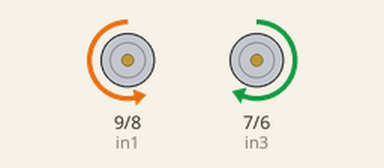
This sketch was run on a simulated Arduino Uno, built with avr-gcc and run on an emulated ATmega328P. Parts: motor-driver pin pairs drawn as motors (green arrow = first pin HIGH = forward, orange = second pin HIGH = backward, longer = more drive, scaled by the enable pin).

Above: at 3.1 s.
At 6.5 s:
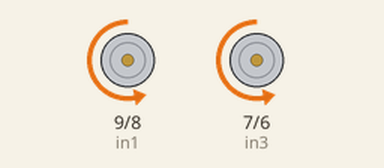
At 10.9 s:
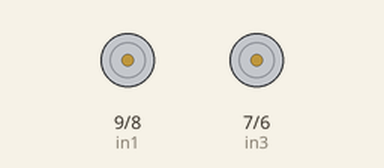
Timing chart, 0 to 12.4 s (numbered marks = the images above):
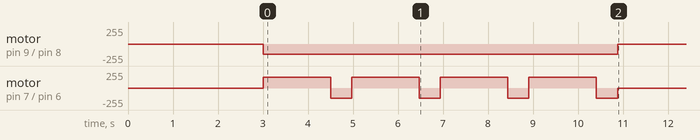

The sketch:

Ashla_Robot.ino
```cpp
//make a 2´ by 2´ square by moving the robot
int enA = 10;
int enB = 5;
int in1 = 9;
int in2 = 8;
int in3 = 7;
int in4 = 6;
int speed1 = 150;
int speed2 = 160;
int straight=1500;
int turn=470;

void setup() {

  pinMode(enA, OUTPUT);
  pinMode(enB, OUTPUT);
  pinMode(in1, OUTPUT);
  pinMode(in2, OUTPUT);
  pinMode(in3, OUTPUT);
  pinMode(in4, OUTPUT);


  //move forward
  delay(3000);
  analogWrite(enA, speed1);
  digitalWrite(in1, LOW);
  digitalWrite(in2, HIGH);
  analogWrite(enB, speed2);
  digitalWrite(in3, HIGH);
  digitalWrite(in4, LOW);
  delay(straight);

  //turn
  analogWrite(enA, 150);
  digitalWrite(in1, LOW);
  digitalWrite(in2, HIGH);
  analogWrite(enB, 150);
  digitalWrite(in3, LOW);
  digitalWrite(in4, HIGH);
  delay(turn);

  //move forward
  analogWrite(enA, speed1);
  digitalWrite(in1, LOW);
  digitalWrite(in2, HIGH);
  analogWrite(enB, speed2);
  digitalWrite(in3, HIGH);
  digitalWrite(in4, LOW);
  delay(straight);

  //turn
  analogWrite(enA, 150);
  digitalWrite(in1, LOW);
  digitalWrite(in2, HIGH);
  analogWrite(enB, 150);
  digitalWrite(in3, LOW);
  digitalWrite(in4, HIGH);
  delay(turn);

  //move forward
  analogWrite(enA, speed1);
  digitalWrite(in1, LOW);
  digitalWrite(in2, HIGH);
  analogWrite(enB, speed2);
  digitalWrite(in3, HIGH);
  digitalWrite(in4, LOW);
  delay(straight);

  //turn
  analogWrite(enA, 150);
  digitalWrite(in1, LOW);
  digitalWrite(in2, HIGH);
  analogWrite(enB, 150);
  digitalWrite(in3, LOW);
  digitalWrite(in4, HIGH);
  delay(turn);

  //move forward
  analogWrite(enA, speed1);
  digitalWrite(in1, LOW);
  digitalWrite(in2, HIGH);
  analogWrite(enB, speed2);
  digitalWrite(in3, HIGH);
  digitalWrite(in4, LOW);
  delay(straight);

  //turn
  analogWrite(enA, 150);
  digitalWrite(in1, LOW);
  digitalWrite(in2, HIGH);
  analogWrite(enB, 150);
  digitalWrite(in3, LOW);
  digitalWrite(in4, HIGH);
  delay(turn);

  //stop
  digitalWrite(in1, LOW);
  digitalWrite(in2, LOW);
  digitalWrite(in3, LOW);
  digitalWrite(in4, LOW);

}

void loop() {


}
```
